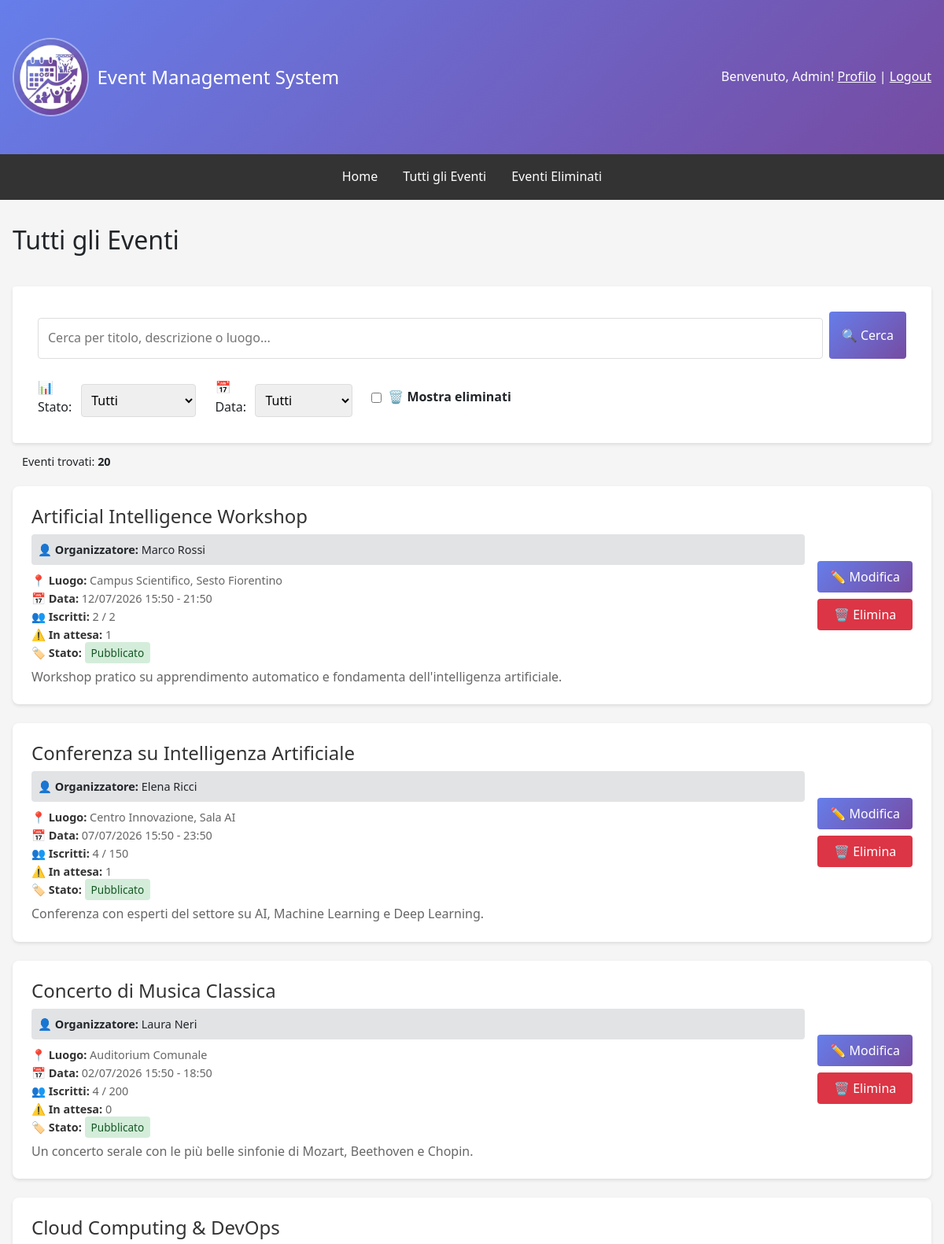
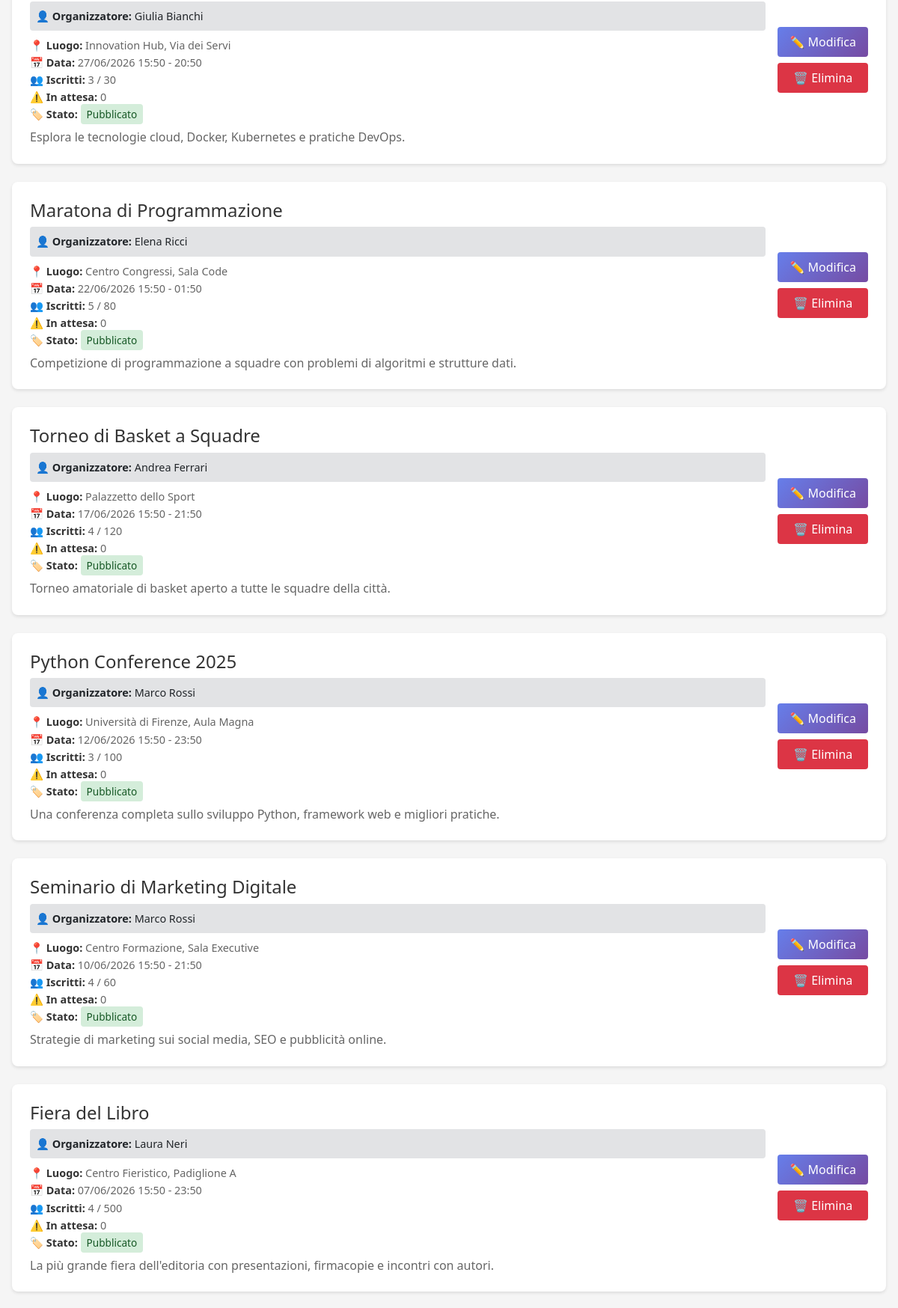
The app's page /events/my-events/ (signed in, upper part) with its own data (2 pictures, top to bottom).
### events/models.py (models this page shows, shortened)
class Event(models.Model):
    STATUS_CHOICES = [('draft', 'Bozza'), ('published', 'Pubblicato'), ('ongoing', 'In Corso'), ('completed', 'Completato'), ('cancelled', 'Annullato')]
    title = models.CharField(max_length=200, verbose_name='Titolo')
    description = models.TextField(verbose_name='Descrizione')
    organizer = models.ForeignKey(User, on_delete=models.CASCADE, related_name='organized_events', verbose_name='Organizzatore')
    location = models.CharField(max_length=255, verbose_name='Luogo')
    start_date = models.DateTimeField(verbose_name='Data e Ora Inizio')
    end_date = models.DateTimeField(verbose_name='Data e Ora Fine')
    max_attendees = models.IntegerField(null=True, blank=True, verbose_name='Numero Massimo Partecipanti')
    image = models.ImageField(upload_to='event_images/', blank=True, null=True, verbose_name='Immagine')
    status = models.CharField(max_length=15, choices=STATUS_CHOICES, default='draft', verbose_name='Stato')
    created_at = models.DateTimeField(auto_now_add=True)
    updated_at = models.DateTimeField(auto_now=True)
    deleted_at = models.DateTimeField(null=True, blank=True, verbose_name='Eliminato il')
    class Meta:
        ordering = ['-start_date']
        permissions = [('can_create_event', 'Può creare eventi'), ('can_edit_own_events', 'Può modificare i propri eventi'), ('can_delete_own_events', 'Può eliminare i propri eventi'), ('can_view_attendees', 'Può visualizzare la lista dei partecipanti')]
    @property
    def get_confirmed_attendees_count(self):
        return self.eventregistration_set.filter(status='confirmed').count()
    def get_pending_attendees_count(self):
        return self.eventregistration_set.filter(status='pending').count()

### events/views.py (the view)
# urls.py: path('my-events/', views.organizer_events, name='organizer_events'),
def organizer_events(request):
    if not request.user.is_authenticated:
        return redirect('users:login')
    try:
        profile = request.user.profile
        is_organizer = profile.role == 'organizer'
    except UserProfile.DoesNotExist:
        is_organizer = False
    is_admin = request.user.is_staff
    if not is_organizer and not is_admin:
        messages.error(request, 'Accesso negato. Solo gli organizzatori possono visualizzare questa pagina.')
        return redirect('events:event_list')
    search_query = request.GET.get('search', '')
    status_filter = request.GET.get('status', '')
    date_filter = request.GET.get('date', '')
    show_deleted = request.GET.get('show_deleted', '') == 'true'
    if is_admin:
        queryset = Event.objects.all().order_by('start_date')
    else:
        queryset = Event.objects.filter(organizer=request.user).order_by('start_date')
    if not show_deleted:
        queryset = queryset.filter(deleted_at__isnull=True)
    if search_query:
        queryset = queryset.filter(
            Q(title__icontains=search_query) |
            Q(description__icontains=search_query) |
            Q(location__icontains=search_query)
        )
    if status_filter:
        queryset = queryset.filter(status=status_filter)
    today = timezone.now().date()
    now = timezone.now()
    if date_filter == 'upcoming':
        queryset = queryset.filter(start_date__date__gte=today)
    elif date_filter == 'past':
        queryset = queryset.filter(end_date__date__lt=today)
    elif date_filter == 'ongoing':
        queryset = queryset.filter(start_date__lte=now, end_date__gte=now)
    if is_admin:
        queryset = queryset.order_by('-start_date')  # Admin: più recenti prima
    else:
        if date_filter == 'past':
            queryset = queryset.order_by('-start_date')  # Passati: più recenti prima
        else:
            queryset = queryset.order_by('start_date')  # Prossimi: più vicini prima
    for event in queryset:
        if event.deleted_at:
            event.can_restore = (timezone.now() - event.deleted_at).days < 3
        else:
            event.can_restore = False
    paginator = Paginator(queryset, 10)  # 12 eventi per pagina
    page_number = request.GET.get('page')
    events_page = paginator.get_page(page_number)
    context = {
        'events': events_page,
        'paginator': paginator,
        'title': 'I Miei Eventi',
        'is_admin': is_admin,
        'search_query': search_query,
        'status_filter': status_filter,
        'date_filter': date_filter,
        'show_deleted': show_deleted,
        'status_choices': Event._meta.get_field('status').choices,
    }
    return render(request, 'events/organizer_events.html', context)

### templates/events/organizer_events.html (shortened to what this page needs)
{% extends 'base.html' %}
{% block content %}
<div class="organizer-header">
    <h2>{% if is_admin %}Tutti gli Eventi{% else %}{{ title }}{% endif %}</h2>
</div>
    <form method="get" action="" id="filterForm">
        <div class="search-bar">
            <input type="text"
                   name="search"
                   id="search-box"
                   aria-label="Search-box"
                   placeholder="Cerca per titolo, descrizione o luogo..."
                   value="{{ search_query }}">
            <button type="submit" class="btn btn-primary">🔍 Cerca</button>
        </div>
        <div class="filter-group">
            <div class="filter-item">
                <label>📊 Stato:</label>
                <select aria-label="status" name="status" onchange="this.form.submit()">
                    <option value="">Tutti</option>
                </select>
            </div>
            <div class="filter-item">
                <label>📅 Data:</label>
                <select aria-label="date" name="date" onchange="this.form.submit()">
                    <option value="all" {% if date_filter == 'all' or not date_filter %}selected{% endif %}>Tutti</option>
                </select>
            </div>
            <div class="checkbox-item">
               <input type="checkbox"
                   name="show_deleted"
                   value="true"
                   id="show_deleted"
                   onchange="this.form.submit()">
                <label for="show_deleted">🗑️ Mostra eliminati</label>
            </div>
        </div>
    </form>
<div class="results-info">
    Eventi trovati: <strong>{{ paginator.count }}</strong>
</div>
{% if events %}
    {% for event in events %}
        <div class="event-card" onclick="window.location.href='{% url 'events:event_detail' event.pk %}'" style="cursor: pointer;">
            <div class="event-card-content">
                <div class="event-card-info">
                    <h3 class="event-title">{{ event.title }}</h3>
                    {% if is_admin and user != event.organizer %}
                        <div style="background-color: #e2e3e5; padding: 0.5rem; border-radius: 4px; margin-bottom: 0.5rem; font-size: 0.9rem;">
                            <strong>👤 Organizzatore:</strong> {{ event.organizer.get_full_name|default:event.organizer.username }}
                        </div>
                    {% endif %}
                    <div class="event-meta">
                        <strong>📍 Luogo:</strong> {{ event.location }}<br>
                        <strong>📅 Data:</strong> {{ event.start_date|date:"d/m/Y H:i" }} - {{ event.end_date|date:"H:i" }}<br>
                        <strong>👥 Iscritti:</strong> {{ event.get_confirmed_attendees_count }}{% if event.max_attendees %} / {{ event.max_attendees }}{% endif %}<br>
                        <strong>⚠️ In attesa:</strong> {{ event.get_pending_attendees_count }}<br>
                        <strong>🏷️ Stato:</strong>
                        <div class="event-status">
                        <span style="padding: 0.25rem 0.5rem; border-radius: 4px; font-size: 0.85rem;
                            {% if event.status == 'published' %}background-color: #d4edda; color: #155724;
                            {% elif event.status == 'draft' %}background-color: #fff3cd; color: #856404;
                            {% elif event.status == 'cancelled' %}background-color: #f8d7da; color: #721c24;
                            {% elif event.status == 'completed' %}background-color: #d1ecf1; color: #0c5460;
                            {% elif event.status == 'ongoing' %}background-color: #e8d9ff; color: #4a1d8c;
                            {% endif %}">
                            {{ event.get_status_display }}
                        </span>
                        </div>
                    </div>
                    <p class="event-description">{{ event.description|truncatewords:30 }}</p>
                </div>
                <div class="event-card-actions">
                    {% if not event.deleted_at %}
                        <a href="{% url 'events:event_update' event.pk %}" class="btn btn-primary">✏️ Modifica</a>
                        <a href="{% url 'events:event_delete' event.pk %}?next={{ request.GET.next|default:request.path }}" class="btn btn-danger">🗑️ Elimina</a>
                    {% elif event.can_restore %}
                        <a href="{% url 'events:event_restore' event.pk %}?next={{ request.GET.next|default:request.path }}" class="btn btn-success">↩️ Ripristina</a>
                        <a href="{% url 'events:event_delete' event.pk %}?next={{ request.GET.next|default:request.path }}" class="btn btn-danger">🔥 Elim. Def.</a>
                    {% else %}
                        <a href="{% url 'events:event_delete' event.pk %}?next={{ request.GET.next|default:request.path }}" class="btn btn-danger">🔥 Elim. Def.</a>
                    {% endif %}
                </div>
            </div>
        </div>
    {% endfor %}
{% endif %}
{% endblock %}

### templates/base.html (shortened to what this page needs)
{% load static %}
<!DOCTYPE html>
<html lang="it">
<head>
    <link href="https://cdn.jsdelivr.net/npm/bootstrap@5.3.0/dist/css/bootstrap.min.css" rel="stylesheet">
</head>
<body>
    <header>
        <div class="container">
            <div class="header-content">
                <div class="header-logo">
                    <a href="{% url 'home' %}" style="text-decoration: none; color: inherit; display: flex; align-items: center; gap: 10px;">
                        <img src="{% static 'favicon.ico' %}" alt="Event Management System Logo">
                        <h1>Event Management System</h1>
                    </a>
                </div>
                <div class="user-info">
                    {% if user.is_authenticated %}
                        <span>Benvenuto, {{ user.first_name|default:user.username }}!</span>
                        <a href="{% url 'users:profile' %}" style="color: white; text-decoration: underline;">Profilo</a> |
                        <form method="post" action="{% url 'users:logout' %}" style="display: inline; margin: 0; padding: 0; background: none; border:none; outline: none; box-shadow: none;">
                            <button type="submit" style="background: none; border: none; color: white; text-decoration: underline; cursor: pointer; padding: 0; font: inherit; outline: none; box-shadow: none;">
                                Logout
                            </button>
                        </form>
                    {% else %}
                        <a href="{% url 'users:login' %}" style="color: white; text-decoration: underline;">Login</a> |
                        <a href="{% url 'users:register' %}" style="color: white; text-decoration: underline;">Registrati</a>
                    {% endif %}
                </div>
            </div>
        </div>
    </header>
    <nav>
        <div class="nav-links">
            <a href="{% url 'home' %}">Home</a>
            <a href="{% url 'events:event_list' %}">Tutti gli Eventi</a>
            {% if user.is_authenticated %}
                {% if user.is_staff %}
                    <a href="{% url 'events:deleted_events' %}">Eventi Eliminati</a>
                {% else %}
                    <a href="{% url 'events:user_registrations' %}">Le mie Registrazioni</a>
                    <a href="{% url 'events:calendar_view' %}">Calendario</a>
                {% endif %}
            {% endif %}
        </div>
    </nav>
    <div class="container">
        {% block content %}{% endblock %}
    </div>
</body>
</html>

### templates/base.html (style rules this page uses)
* { margin: 0; padding: 0; box-sizing: border-box; }
body { font-family: 'Segoe UI', Tahoma, Geneva, Verdana, sans-serif; background-color: #f5f5f5; line-height: 1.6; }
header { background: linear-gradient(135deg, #667eea 0%, #764ba2 100%); color: white; padding: 1rem 0; }
.header-logo { display: flex; align-items: center; gap: 0.75rem; }
.header-logo img { height: 100px; width: auto; border: 2px solid rgb(255 255 255 / 0.4); border-radius: 50%; }
.header-logo h1 { margin: 0; font-size: 1.5rem; }
nav { background-color: #333; padding: 0; position: sticky; top: 0; z-index: 1030; transition: all 0.3s ease; }
.nav-links { display: flex; justify-content: center; padding: 0.5rem; transition: all 0.3s ease; }
nav a { display: inline-block; color: white; text-decoration: none; padding: 0.5rem 1rem; font-size: 1rem; transition: all 0.3s ease; }
.container { max-width: 1200px; margin: 0 auto; padding: 2rem 1rem; }
.header-content { display: flex; justify-content: space-between; align-items: center; }
.btn { display: inline-block; padding: 0.75rem 1.5rem; background-color: #667eea; color: white; text-decoration: none; border-radius: 4px; border: none; cursor: pointer; font-size: 1rem; }
.btn-danger { background-color: #dc3545; }
.event-card { background: white; padding: 1.5rem; margin-bottom: 1rem; border-radius: 4px; box-shadow: 0 2px 4px rgba(0,0,0,0.1); }
.event-title { font-size: 1.5rem; margin-bottom: 0.5rem; color: #333; }
.event-meta { color: #666; font-size: 0.9rem; margin-bottom: 0.5rem; }
.event-description { color: #555; margin-bottom: 1rem; }
form { background: white; padding: 2rem; border-radius: 4px; box-shadow: 0 2px 4px rgba(0,0,0,0.1); }
label { display: block; margin-top: 1rem; font-weight: bold; }
input, textarea, select { width: 100%; padding: 0.5rem; margin-top: 0.5rem; border: 1px solid #ddd; border-radius: 4px; font-family: inherit; font-size: 1rem; }
.user-info { color: white; }

### templates/events/organizer_events.html (style rules this page uses)
.organizer-header { display: flex; justify-content: space-between; align-items: center; margin-bottom: 2rem; flex-wrap: wrap; gap: 1rem; }
.search-bar { display: flex; gap: 0.5rem; margin-bottom: 1.5rem; }
.search-bar input { flex: 1; padding: 0.75rem; border: 1px solid #ddd; border-radius: 4px; font-size: 1rem; }
.filter-group { display: flex; flex-wrap: wrap; gap: 1.5rem; align-items: center; }
.filter-item { display: flex; align-items: center; gap: 0.5rem; }
.filter-item label { font-weight: 500; margin: 0; }
.checkbox-item { display: flex; align-items: center; gap: 0.5rem; }
.checkbox-item input { margin: 0; width: auto; }
.checkbox-item label { margin: 0; cursor: pointer; display: flex; align-items: center; gap: 0.5rem; }
.filter-item select, .filter-item input[type="checkbox"] { padding: 0.5rem; border: 1px solid #ddd; border-radius: 4px; }
.results-info { margin-bottom: 0.5rem; padding: 0.75rem; background: none; border-radius: 4px; font-size: 0.9rem; }
.event-card { background: white; border-radius: 8px; padding: 1.5rem; margin-bottom: 1.5rem; box-shadow: 0 2px 4px rgba(0,0,0,0.1); transition: transform 0.2s; }
.event-card-content { display: flex; justify-content: space-between; align-items: start; flex-wrap: wrap; gap: 1rem; }
.event-card-info { flex: 1; min-width: 200px; }
.event-title { margin: 0 0 0.5rem 0; color: #333; }
.event-meta { margin: 0.5rem 0; font-size: 0.9rem; color: #666; }
.event-meta strong { color: #333; }
.event-status { display: inline-block; flex-wrap: wrap; }
.event-description { margin: 0.5rem 0 0 0; color: #666; line-height: 1.4; }
.event-card-actions { display: flex; align-self: center; flex-direction: column; gap: 0.5rem; min-width: 120px; }
.btn { display: inline-block; padding: 0.5rem 1rem; border-radius: 4px; text-decoration: none; text-align: center; transition: all 0.2s; }
.btn-primary { background: linear-gradient(135deg, #667eea 0%, #764ba2 100%); color: white; }
.btn-danger { background: #dc3545; color: white; }

### records on screen
Event: title "Artificial Intelligence Workshop", organizer.get_full_name "Marco Rossi", location "Campus Scientifico, Sesto Fiorentino", start_date "12/07/2026 15:50", end_date "21:50", get_confirmed_attendees_count "2", max_attendees "2", get_pending_attendees_count "1", status "Pubblicato", description "Workshop pratico su apprendimento automatico e fondamenta dell'intelligenza artificiale."
Event: title "Conferenza su Intelligenza Artificiale", organizer.get_full_name "Elena Ricci", location "Centro Innovazione, Sala AI", start_date "07/07/2026 15:50", end_date "23:50", get_confirmed_attendees_count "4", max_attendees "150", get_pending_attendees_count "1", status "Pubblicato", description "Conferenza con esperti del settore su AI, Machine Learning e Deep Learning."
Event: title "Concerto di Musica Classica", organizer.get_full_name "Laura Neri", location "Auditorium Comunale", start_date "02/07/2026 15:50", end_date "18:50", get_confirmed_attendees_count "4", max_attendees "200", get_pending_attendees_count "0", status "Pubblicato", description "Un concerto serale con le più belle sinfonie di Mozart, Beethoven e Chopin."
Event: title "Cloud Computing & DevOps", organizer.get_full_name "Giulia Bianchi", location "Innovation Hub, Via dei Servi", start_date "27/06/2026 15:50", end_date "20:50", get_confirmed_attendees_count "3", max_attendees "30", get_pending_attendees_count "0", status "Pubblicato", description "Esplora le tecnologie cloud, Docker, Kubernetes e pratiche DevOps."
Event: title "Maratona di Programmazione", organizer.get_full_name "Elena Ricci", location "Centro Congressi, Sala Code", start_date "22/06/2026 15:50", end_date "01:50", get_confirmed_attendees_count "5", max_attendees "80", get_pending_attendees_count "0", status "Pubblicato", description "Competizione di programmazione a squadre con problemi di algoritmi e strutture dati."
Event: title "Torneo di Basket a Squadre", organizer.get_full_name "Andrea Ferrari", location "Palazzetto dello Sport", start_date "17/06/2026 15:50", end_date "21:50", get_confirmed_attendees_count "4", max_attendees "120", get_pending_attendees_count "0", status "Pubblicato", description "Torneo amatoriale di basket aperto a tutte le squadre della città."
Event: title "Python Conference 2025", organizer.get_full_name "Marco Rossi", location "Università di Firenze, Aula Magna", start_date "12/06/2026 15:50", end_date "23:50", get_confirmed_attendees_count "3", max_attendees "100", get_pending_attendees_count "0", status "Pubblicato", description "Una conferenza completa sullo sviluppo Python, framework web e migliori pratiche."
Event: title "Seminario di Marketing Digitale", organizer.get_full_name "Marco Rossi", location "Centro Formazione, Sala Executive", start_date "10/06/2026 15:50", end_date "21:50", get_confirmed_attendees_count "4", max_attendees "60", get_pending_attendees_count "0", status "Pubblicato", description "Strategie di marketing sui social media, SEO e pubblicità online."
Event: title "Fiera del Libro", organizer.get_full_name "Laura Neri", location "Centro Fieristico, Padiglione A", start_date "07/06/2026 15:50", end_date "23:50", get_confirmed_attendees_count "4", max_attendees "500", get_pending_attendees_count "0", status "Pubblicato", description "La più grande fiera dell'editoria con presentazioni, firmacopie e incontri con autori."

### other values on screen
{{ user.first_name|default:user.username }} "Admin"
{{ paginator.count }} "20"
